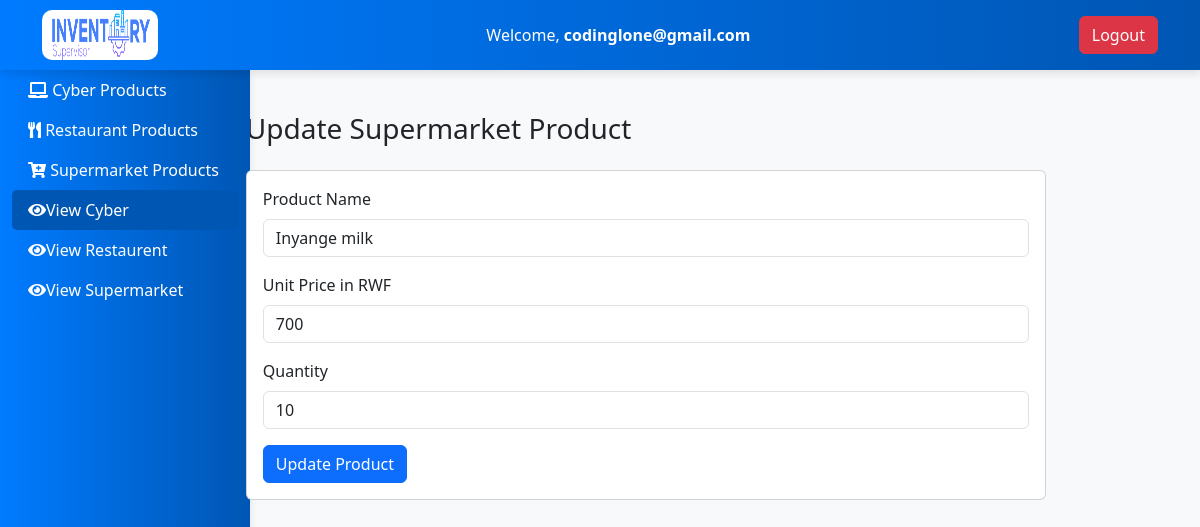
The page /accountant/updateSupermarket.php?id=1 (signed in) on the database as committed earlier.
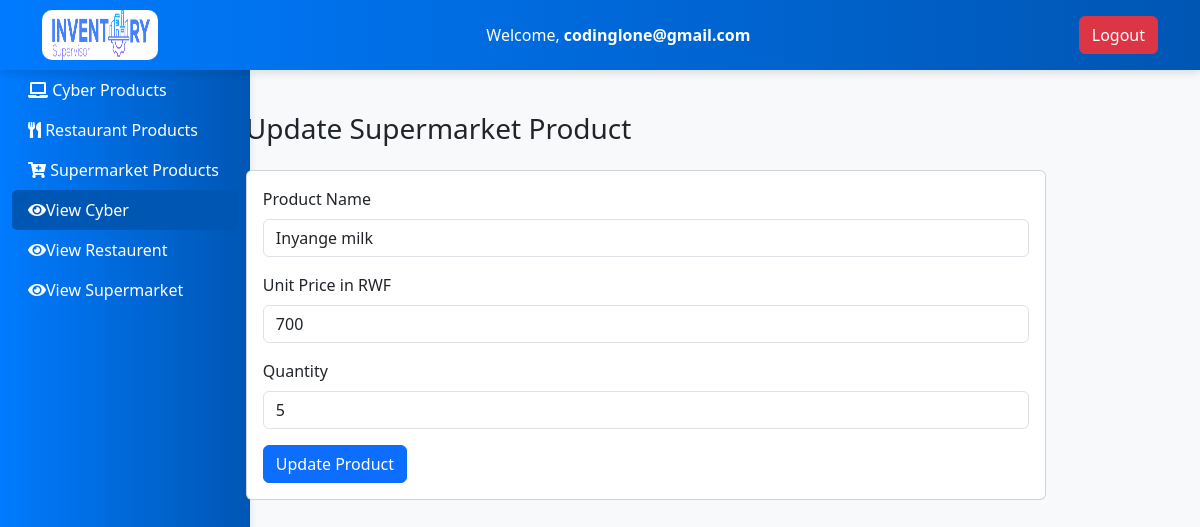
The same page on the database as committed later.
### tables this page shows
CREATE TABLE `supermarket_products` (
  `id` int(11) NOT NULL,
  `product_name` varchar(255) NOT NULL,
  `unit_price` float NOT NULL,
  `quantity` int(11) NOT NULL
);

### accountant/updateSupermarket.php (the view, shortened to what the changed rows need)
<?php
include '../utils/link.php';
?>
<!DOCTYPE html>
<html lang="en">
<head>
    <link rel="stylesheet" href="https://cdn.jsdelivr.net/npm/bootstrap@5.3.0/dist/css/bootstrap.min.css">
    <link rel="stylesheet" href="https://cdnjs.cloudflare.com/ajax/libs/font-awesome/5.15.3/css/all.min.css">
</head>
<body>
    <div class="container-fluid" style="margin-top:56px;">
        <div class="row">
            <main role="main" class="col-md-9 ml-sm-auto col-lg-10 px-md-4 d-flex justify-center">
                <div class="tab-content">
                    <div class="tab-pane fade active show" id="cyberView">
                        <?php
                        if (isset($_GET['id'])) {
                            $id = $_GET['id'];
                            $sql = "SELECT * FROM supermarket_products WHERE id = '$id'";
                            $result = $link->query($sql);
                            $row = mysqli_fetch_array($result);
                            ?>
                            <div class="card p-3" style="width: 800px;">
                                <form method="POST">
                                    <div class="mb-3">
                                        <label for="productNameSupermarket" class="form-label">Product Name</label>
                                        <input type="text" class="form-control" value="<?php echo $row['product_name'] ?>"
                                            id="productNameSupermarket" name="productNameSupermarket" required>
                                    </div>
                                    <div class="mb-3">
                                        <label for="unitPriceCyber" class="form-label">Unit Price in RWF</label>
                                        <input type="number" class="form-control" value="<?php echo $row['unit_price'] ?>"
                                            id="unitPriceSupermarket" name="unitPriceSupermarket" required>
                                    </div>
                                    <div class="mb-3">
                                        <label for="quantityCyber" class="form-label">Quantity</label>
                                        <input type="number" class="form-control" value="<?php echo $row['quantity'] ?>"
                                            id="quantitySupermarket" name="quantitySupermarket" required>
                                    </div>
                                    <button type="submit" name="updateSupermarketProduct" class="btn btn-primary">Update
                                        Product</button>
                                </form>
                            </div>
                        <?php } ?>
                    </div>
                </div>
            </main>
        </div>
    </div>
</body>
</html>

Rows that differ between the two databases and show on the page:
changed supermarket_products "Inyange milk": quantitySupermarket "10" → "5"
